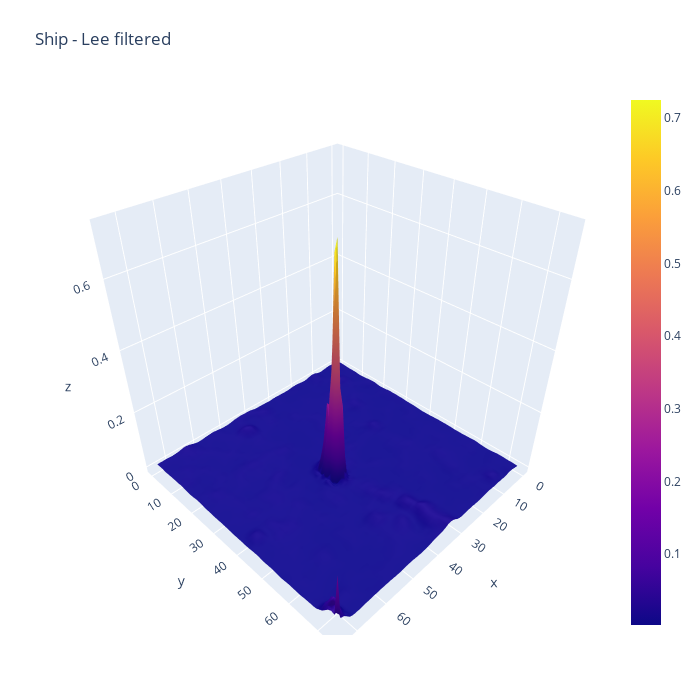

The cell this chart's notebook holds for it:
### Code cell
plotmy3d(HH_natural_lee[14,:,:], 'Ship - Lee filtered')

### Figure 1 — Plotly figure (JSON) as saved in the notebook; plotly's stock layout.template omitted (floating-point values rounded to 4 significant figures; data arrays with more than 128 entries replaced by an {"elided": "..."} marker saying what was removed)
{"data": [{"type": "surface", "z": {"elided": "75x75 float values"}}], "layout": {"autosize": false, "height": 700, "margin": {"b": 65, "l": 65, "r": 50, "t": 90}, "title": {"text": "Ship - Lee filtered"}, "width": 700}}
